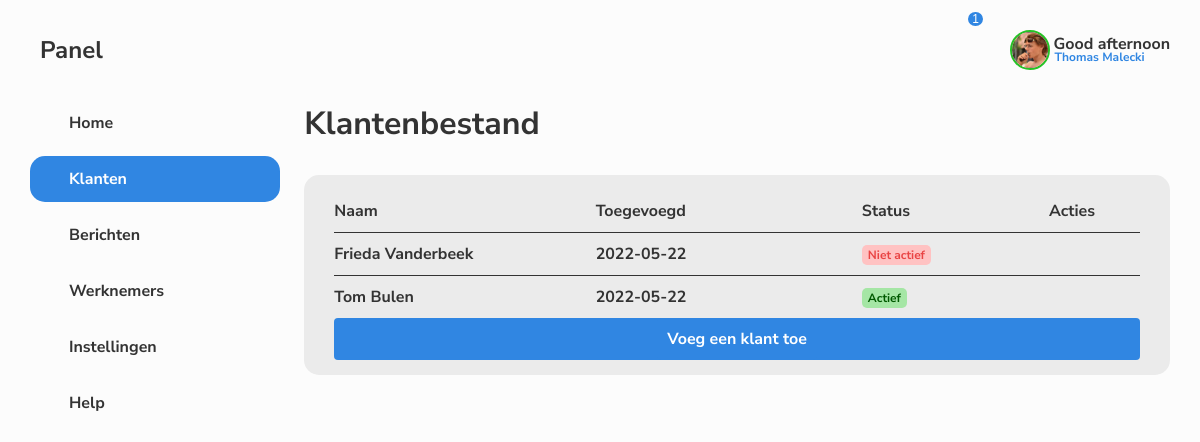
The app's page /klanten.php (signed in) with its own data.
### tables this page shows
CREATE TABLE customer (
	customerID int not null auto_increment,
	companyID int null,
    firstName varchar(25) not null,
    lastName varchar(25) not null,
    country varchar(25) not null,
    streetName varchar(25) not null,
    streetNumber varchar(5) not null,
    email varchar(50) not null,
    password varchar(50) not null,
    constraint PK_customer primary key (customerID)
);

CREATE TABLE clients (
	clientID int not null auto_increment,
	companyID int not null,
	firstName varchar(25) not null,
    lastName varchar(25) not null,
    country varchar(25) not null,
    streetName varchar(25) not null,
    streetNumber varchar(5) not null,
    date DATETIME DEFAULT CURRENT_TIMESTAMP,
    active tinyint not null,
    email varchar(50) not null,
    description varchar(255) null,
	constraint PK_client primary key (clientID)
);

### klanten.php (the view, shortened to what this page needs)
<!DOCTYPE html>
<html lang="en" data-theme='light'>
<head>
    <link rel="stylesheet" href="css/nav.css">
    <link rel="stylesheet" href="css/klanten.css">
</head>
<body>
    <div class="grid-container">
        <?php
        $currentMessages = false;
        $currentHelp = false;
        $currentClients= true;
        $currentHome = false;
        $currentEmployees= false;
        $currentSettings = false;
        require_once "inc/nav.inc.php";
        ?>
        <main>
            <h1>Klantenbestand</h1>
            <section class="table-row row">
                <table>
                    <tr>
                        <th>Naam</th>
                        <th>Toegevoegd</th>
                        <th>Status</th>
                        <th>Acties</th>
                    </tr>
                    <?php
                    $query=$pdo -> query("SELECT * FROM clients");
                    $clients=$query -> fetchAll(\PDO::FETCH_ASSOC);
                    foreach($clients as $client):  ?>
                        <tr>
                        <td>
                            <div class="table-name"><p><?php echo $client['firstName'], " ", $client['lastName']?></p></div>
                        </td>
                        <td><?php echo substr($client['date'], 0, 10);?></td>
                        <?php if($client['active'] == 1){echo "<td><div class='not-active'>Niet actief</div></td>";}?>
                        <?php if($client['active'] == 0){echo "<td><div class='active'>Actief</div></td>";}?>
                        <td><a href="klantenbewerken.php?id=<?php echo $client['clientID']; ?>"><span class="iconify" data-icon="fa-solid:pen"></span></a></td>
                    </tr>
                        <?php endforeach; ?>
                    <tr>
                        <td class="addbutton"  colspan="4"><a class="addbutton" href="klantentoevoegen.php">Voeg een klant toe</a></td>
                    </tr>
                </table>
            </section>
        </main>
    </div>
</body>
</html>

### inc/nav.inc.php (shortened to what this page needs)
<?php
require("inc/sql-link.inc.php");
?>
<?php
$email = $_SESSION['Customer'];
$query=$pdo -> query("SELECT * FROM customer where email = '$email'");
$customer=$query -> fetch();
?>
<nav>
    <div class="logo">
        <h1><span class="iconify" data-icon="carbon:logo-stumbleupon"></span><span class="name-company">Panel</span></h1>
    </div>
    <div class="buttons">
        <ul>
            <li>
                <a <?php if($currentHome == true)echo "class='current'"; ?> href="home.php">
                    <span class="name-link">Home</span>
                </a>
            </li>
            <li>
                <a <?php if($currentClients == true)echo "class='current'"?> href="klanten.php">
                    <span class="name-link">Klanten</span>
                </a>
            </li>
            <li>
                <a <?php if($currentMessages == true)echo "class='current'"?> href="berichten.php">
                    <span class="name-link">Berichten</span>
                </a>
            </li>
            <li>
                <a <?php if($currentEmployees == true)echo "class='current'"?> href="werknemers.php">
                    <span class="name-link">Werknemers</span>
                </a>
            </li>
            <li>
                <a <?php if($currentSettings == true)echo "class='current'"?>href="instellingen.php">
                    <span class="name-link">Instellingen</span>
                </a>
            </li>
            <li>
                <a <?php if($currentHelp == true)echo "class='current'"?>href="help.php">
                    <span class="name-link">Help</span>
                </a>
            </li>
        </ul>
    </div>
</nav>
<header>
    <button type="button" class="color-switcher" onclick="themeToggle()"><span class="iconify" data-icon="codicon:color-mode" data-width="24" data-height="24"></span></button>
    <button class="notifications" onclick="myFunction()"><span class="iconify" data-icon="bx:bxs-bell" data-width="24" data-height="24"></span><span class="notification-count">1</span></button>
    <div class="user">
        <a class="userdropbtn"><img src="img/user-placeholder.png" height="40" width="40" alt=""><p>Good afternoon<br><span><?php echo $customer['firstName'], " ",$customer['lastName'];?></span></p></a>
    </div>
</header>

### css/nav.css (style rules this page uses)
* { box-sizing: border-box; margin:0; padding:0; }
html { font-family: "Nunito Sans", Verdana, sans-serif; --bg: #FCFCFC; --bg-panel: #EBEBEB; --color-headings:#3086e2; --color-text: #333333; }
body { background: var(--bg); user-select: none; -webkit-user-select: none; -khtml-user-select: none; -moz-user-select: none; -ms-user-select: none; color:var(--color-text); overflow-x: hidden; }
a { text-decoration: none; color:var(--color-text); }
.grid-container { min-height:100vh; display:grid; grid-template-columns:55px; grid-template-rows: auto 1fr; grid-row-gap:2px; grid-column-gap:2px; width: 95%; margin:auto; }
.row { animation: load-scale 1s; }
header { grid-column-start: 2; grid-column-end: -1; display: flex; justify-content: flex-end; height: 100px; align-items: center; gap:30px; }
.color-switcher, .notifications { height: 24px; width: 24px; border:none; background-color: transparent; }
.notifications .notification-count { position: relative; color:white; left:8px; top:-32px; padding: 0px 4px; font-size: 12px; background-color: var(--color-headings); border-radius: 50%; }
.user a { display: flex; align-items: center; gap: 4px; font-weight: 700; color:var(--color-text); transition: all .1s ease-in-out; }
.user a p { display: none; width: 0; }
.user a p { line-height: 12px; }
.user a p span { line-height: 12px; font-size: 12px; margin-left: 1px; color: var(--color-headings); }
.user a img { object-fit: cover; border-radius: 50%; border:2px rgb(38, 194, 38) solid; }
.userdropbtn { cursor: pointer; }
.user { position: relative; display: inline-block; }
.name-link { display:none; }
.name-company { display:none; }
nav { grid-row-start: 1; grid-row-end: -1; display: flex; flex-direction: column; align-items: center; }
nav .logo h1 { height: 100px; display: flex; align-items: center; gap: 10px; }
nav .buttons ul { display:flex; flex-direction: column; gap: 10px; }
nav ul li { list-style-type: none; }
nav .buttons a { display: flex; align-items: center; justify-content: center; color: var(--color-text); font-weight: 700; border-radius: 15px; padding:10px; gap: 14px; animation: nav-smooth-small 1s; }
nav .current, nav .current svg { background-color: var(--color-headings); color:white !important; }
@media only screen and (min-width:850px) { .grid-container { grid-template-columns:250px; } }
@media only screen and (min-width:850px) { .user a p { display: block; width: auto; } }
@media only screen and (min-width:850px) { .name-link { display:block; } }
@media only screen and (min-width:850px) { .name-company { display:block; } }
@media only screen and (min-width:850px) { nav { grid-row-start: 1; grid-row-end: -1; align-items: stretch; } }
@media only screen and (min-width:850px) { nav .buttons a { justify-content: flex-start; gap: 14px; padding:12px 25px; width:100%; animation: nav-smooth-big 1s; } }

### css/klanten.css (style rules this page uses)
main { grid-column-start: 2; grid-column-end: -1; display: flex; flex-direction: column; gap: 30px; padding-left:2.5%; }
main .table-row { display:flex; align-items: center; justify-content: space-evenly; flex-wrap: wrap; flex-direction: column; border-radius: 15px; font-weight: 700; overflow: hidden; background-color: var(--bg-panel); padding:15px 30px; }
table { border-collapse: collapse; border-spacing: 0; width: 100%; }
tr:not(:first-child, :last-child) { border-top: 1px solid var(--color-text); }
th { padding:10px 0px; text-align: left; }
td { width: 0px; padding: 10px 0px; }
td:last-child, th:last-child { text-align:center; }
.table-name { display: flex; align-items: center; gap: 4px; font-weight: 700; color:var(--color-text); transition: all .1s ease-in-out; }
table .active { display: inline; font-weight: 700; font-size: 12px; border-radius: 5px; padding: 2px 6px; position: relative; background-color: #a5e6a5; color: #005900; }
table .not-active { display: inline; font-weight: 700; font-size: 12px; border-radius: 5px; padding: 2px 6px; position: relative; background-color: #ffc2c2; color: #e94444; }
.addbutton { background-color:var(--color-headings); color:white; width:100%; border-radius: 4px; border:#43b584; padding:10px 10px; margin-top: 20px; }

### records on screen
customer: firstName "Thomas", lastName "Malecki"
clients: firstName "Frieda", lastName "Vanderbeek", date "2022-05-22", active "Niet actief"
clients: firstName "Tom", lastName "Bulen", date "2022-05-22", active "Actief"
